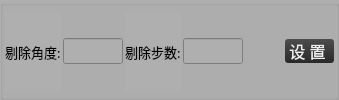
                  <widget class="QGroupBox" name="groupBox_9">
                   <property name="styleSheet">
                    <string notr="true">background-color: rgb(175, 175, 175);</string>
                   </property>
                   <property name="title">
                    <string/>
                   </property>
                   <layout class="QHBoxLayout" name="horizontalLayout_14">
                    <property name="spacing">
                     <number>2</number>
                    </property>
                    <property name="leftMargin">
                     <number>2</number>
                    </property>
                    <property name="topMargin">
                     <number>5</number>
                    </property>
                    <property name="rightMargin">
                     <number>2</number>
                    </property>
                    <property name="bottomMargin">
                     <number>5</number>
                    </property>
                    <item>
                     <widget class="QLabel" name="label_13">
                      <property name="font">
                       <font>
                        <family>微软雅黑</family>
                        <pointsize>10</pointsize>
                        <weight>50</weight>
                        <italic>false</italic>
                        <bold>false</bold>
                       </font>
                      </property>
                      <property name="styleSheet">
                       <string notr="true">font: 10pt &quot;微软雅黑&quot;;</string>
                      </property>
                      <property name="text">
                       <string>剔除角度:</string>
                      </property>
                     </widget>
                    </item>
                    <item>
                     <widget class="KLineEditKb" name="lineEdit_qzkickangle">
                      <property name="minimumSize">
                       <size>
                        <width>50</width>
                        <height>0</height>
                       </size>
                      </property>
                      <property name="maximumSize">
                       <size>
                        <width>60</width>
                        <height>16777215</height>
                       </size>
                      </property>
                      <property name="font">
                       <font>
                        <family>微软雅黑</family>
                        <pointsize>10</pointsize>
                        <weight>50</weight>
                        <italic>false</italic>
                        <bold>false</bold>
                       </font>
                      </property>
                      <property name="styleSheet">
                       <string notr="true">font: 10pt &quot;微软雅黑&quot;;</string>
                      </property>
                     </widget>
                    </item>
                    <item>
                     <widget class="QLabel" name="label_20">
                      <property name="font">
                       <font>
                        <family>微软雅黑</family>
                        <pointsize>10</pointsize>
                       </font>
                      </property>
                      <property name="text">
                       <string>剔除步数:</string>
                      </property>
                     </widget>
                    </item>
                    <item>
                     <widget class="KLineEditKb" name="lineEdit_qzkickstep">
                      <property name="sizePolicy">
                       <sizepolicy hsizetype="Maximum" vsizetype="Fixed">
                        <horstretch>0</horstretch>
                        <verstretch>0</verstretch>
                       </sizepolicy>
                      </property>
                      <property name="minimumSize">
                       <size>
                        <width>50</width>
                        <height>0</height>
                       </size>
                      </property>
                      <property name="maximumSize">
                       <size>
                        <width>60</width>
                        <height>16777215</height>
                       </size>
                      </property>
                      <property name="font">
                       <font>
                        <family>微软雅黑</family>
                        <pointsize>10</pointsize>
                       </font>
                      </property>
                     </widget>
                    </item>
                    <item>
                     <spacer name="horizontalSpacer_11">
                      <property name="orientation">
                       <enum>Qt::Horizontal</enum>
                      </property>
                      <property name="sizeHint" stdset="0">
                       <size>
                        <width>40</width>
                        <height>20</height>
                       </size>
                      </property>
                     </spacer>
                    </item>
                    <item>
                     <widget class="QPushButton" name="pushButton_qzkickset">
                      <property name="font">
                       <font>
                        <family>微软雅黑</family>
                        <pointsize>12</pointsize>
                       </font>
                      </property>
                      <property name="styleSheet">
                       <string notr="true">QPushButton#pushButton_qzkickset{
	border-style: none;
	border: 0px;
	color: #F0F0F0;
	padding: 0px;	
	min-height: 16px;
	border-radius:3px;
	background: qlineargradient(spread:pad, x1:0, y1:0, x2:0, y2:1, stop:0 #4D4D4D, stop:1 #292929); 
}

QPushButton#pushButton_qzkickset:hover{ 
	background: qlineargradient(spread:pad, x1:0, y1:0, x2:0, y2:1, stop:0 #636363, stop:1 #575757);
}

QPushButton#pushButton_qzkickset:pressed{ 
	background: qlineargradient(spread:pad, x1:0, y1:0, x2:0, y2:1, stop:0 #4D4D4D, stop:1 #292929);
}</string>
                      </property>
                      <property name="text">
                       <string> 设 置  </string>
                      </property>
                     </widget>
                    </item>
                   </layout>
                  </widget>
